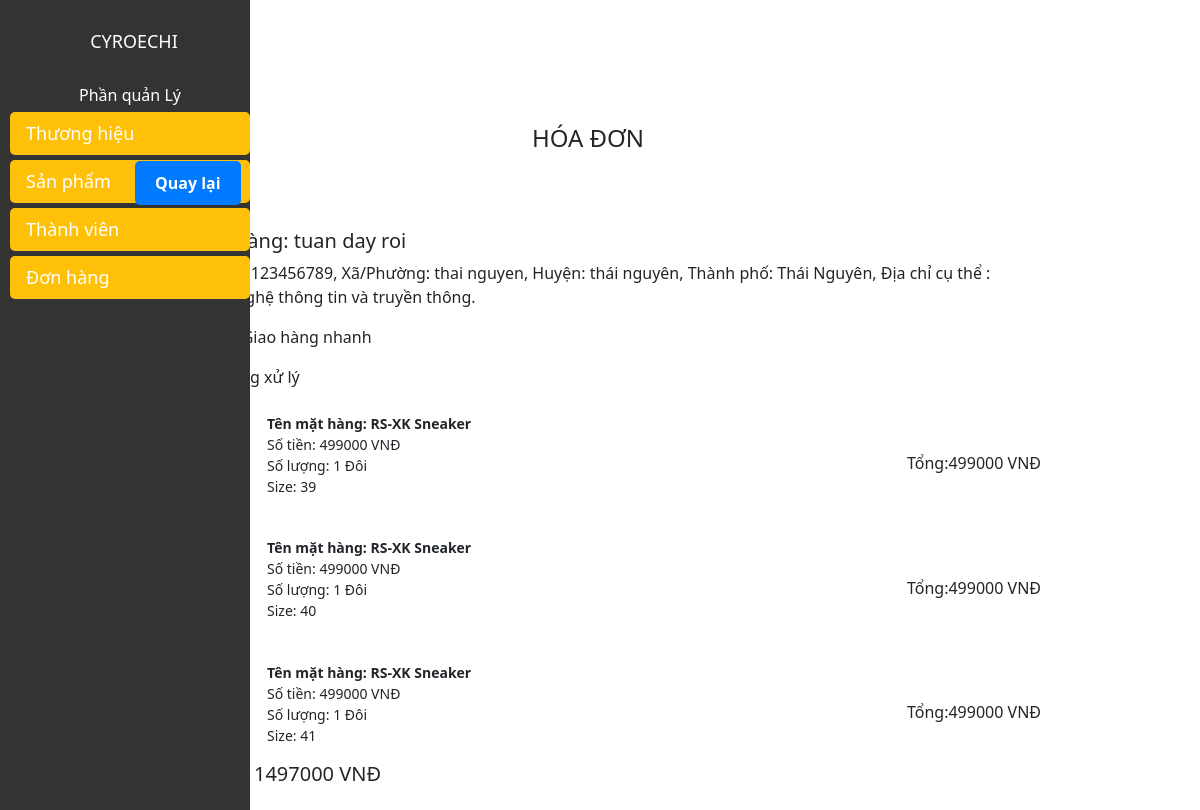
The page /xemdonhang/?id=76 on the database its author committed.
### app/models.py (models this page shows, shortened)
class Order(models.Model):
    customer = models.ForeignKey(User, on_delete=models.SET_NULL, null=True, blank=True)
    address = models.ForeignKey(Adress, on_delete=models.SET_NULL, null=True, blank=True)
    date_order = models.DateTimeField(auto_now_add=True)
    payment = models.CharField(max_length=100, null=True, blank=True)
    complete = models.BooleanField(default=False, null=True, blank=False)
    transaction_id = models.CharField(max_length=200, null=True)

class Adress(models.Model):
    customer = models.ForeignKey(User, on_delete=models.SET_NULL, null=True, blank=True)
    name_user = models.CharField(max_length=200, null=True)
    adress = models.CharField(max_length=200, null=True)
    city = models.CharField(max_length=200, null=True)
    mobile = models.CharField(max_length=200, null=True)
    district = models.CharField(max_length=200, null=True)
    commune = models.CharField(max_length=200, null=True)
    date_added = models.DateTimeField(auto_now_add=True)

class OrderItem(models.Model):
    product = models.ForeignKey(Product, on_delete=models.SET_NULL, null=True, blank=True)
    order = models.ForeignKey(Order, on_delete=models.SET_NULL, null=True, blank=True)
    quantity = models.IntegerField(default=0, null=True, blank=True)
    size = models.IntegerField(default=0,null=True, blank=True)
    total = models.FloatField(default=0)
    date_added = models.DateTimeField(auto_now_add=True)

class Product(models.Model):
    name = models.CharField(max_length=200, null=True)
    category = models.ManyToManyField(Category, related_name='product_category')
    price = models.FloatField()
    price_sale = models.DecimalField(max_digits=10, decimal_places=2, default=0.0)
    describe = models.CharField(max_length=300, null=True)
    digital = models.BooleanField(default=False, null=True, blank=False)
    count39 = models.IntegerField(default=0)
    count40 = models.IntegerField(default=0)
    count41 = models.IntegerField(default=0)
    image = models.ImageField(null=True, blank=True)
    image1 = models.ImageField(null=True, blank=True)
    image2 = models.ImageField(null=True, blank=True)
    image3 = models.ImageField(null=True, blank=True)
    image4 = models.ImageField(null=True, blank=True)
    unit = models.CharField(max_length=50, null=True, blank=True)
    @property
    def ImageURL(self):
        try:
            url = self.image.url
        except:
            url = ''
        return url

### app/python/admin/quanlydonhang.py (the view)
# urls.py: path('xemdonhang/', views.xemdonhang , name="xemdonhang" ),
def xemdonhang(request):
    id = request.GET.get('id', '')
    order =  get_object_or_404(Order, id=id)
    print('id order: ')
    print(id)
    order_items = {}
    total = 0
    items = OrderItem.objects.filter(order=order)
    order_items[order] = items
    total_order_amount = 0
    for item in items:
        total += item.total
    context={'order': order,
             'order_items': order_items,
             'items': items,
             'total': total,
             }
    return render(request, 'admin/xemdonhang.html', context)

### app/templates/admin/xemdonhang.html (shortened to what this page needs)
{% extends 'admin/manage.html' %}
{% load static %}
{% block xemdonhang %}
    <div class="container align-items-center">
        <div class="row" style="width:100%">
            <div class="col-md-1"></div>
            <div class="col-md-10 pt-4 mb-3">
            <h4 class="text-center">HÓA ĐƠN</h4>
            <div class="btn-group mb-3">
                <a href="{% url 'quanlydonhang' %}" class="primary-btn add-product-button">Quay lại</a>
           </div>
                <div class="box-element pt-2" id="form-wrapper">
                    <div id="shipping-info">
                        <h5>Tên khách hàng: {{ order.address.name_user }}</h5>
                        <p>
                            <span>Số điện thoại: {{ order.address.mobile }}</span>,
                            <span>Xã/Phường: {{ order.address.commune }}</span>,
                            <span>Huyện: {{ order.address.district }}</span>,
                            <span>Thành phố: {{ order.address.city }}</span>,
                            <span>Địa chỉ cụ thể : {{ order.address.adress }}</span>.
                        </p>
                        <p>Phương thức: {{order.payment}} </p>
                        <p>Trạng thái: Đang xử lý    </p>
                    </div>
                    {% for item in items %}
                    <div style="border: black 1px" class="d-flex mt-4 justify-content-md-between">
                        <div class="d-flex">
                            <div>
                            </div>
                            <div class="ml-2">
                                <ul style="list-style: none; font-size: 14px;">
                                    <li class=""> <b>Tên mặt hàng: {{item.product.name}}</b></li>
                                    <li  class="">Số tiền: {{item.product.price|floatformat:0}} VNĐ</li>
                                    <li  class="">Số lượng: {{item.quantity}} Đôi</li>
                                    <li  class="">Size: {{ item.size}} </li>
                                </ul>
                            </div>
                        </div>
                        <div class="d-flex justify-content-center align-items-center">
                            Tổng:{{ item.total | floatformat }} VNĐ
                        </div>
                    </div>
                    {% endfor %}
                    <div class="d-flex flex-column float-right">
                        <div class="float-right text-lg-right">
                            <h5><b>Thành tiền:</b> {{ total|floatformat }} VNĐ</h5>
                        </div>
                    </div>
                </div>
            </div>
            <div class="col-md-1"></div>
        </div>
    </div>
{% endblock xemdonhang %}

### app/templates/admin/xemdonhang.html (style rules this page uses)
.add-product-button { background-color: #007bff; color: #fff; padding: 10px 20px; border: none; border-radius: 5px; text-decoration: none; font-weight: bold; transition: background-color 0.3s ease; }

### rows shown on the page
Order: address.name_user "tuan day roi", address.mobile "0123456789", address.commune "thai nguyen", address.district "thái nguyên", address.city "Thái Nguyên", address.adress "Trường công nghệ thông tin và truyền thông", payment "Giao hàng nhanh"
OrderItem: product.name "RS-XK Sneaker", product.price "499000", quantity "1", size "39", total "499000"
OrderItem: product.name "RS-XK Sneaker", product.price "499000", quantity "1", size "40", total "499000"
OrderItem: product.name "RS-XK Sneaker", product.price "499000", quantity "1", size "41", total "499000"

### other values the page prints
{{ total|floatformat }} "1497000"
